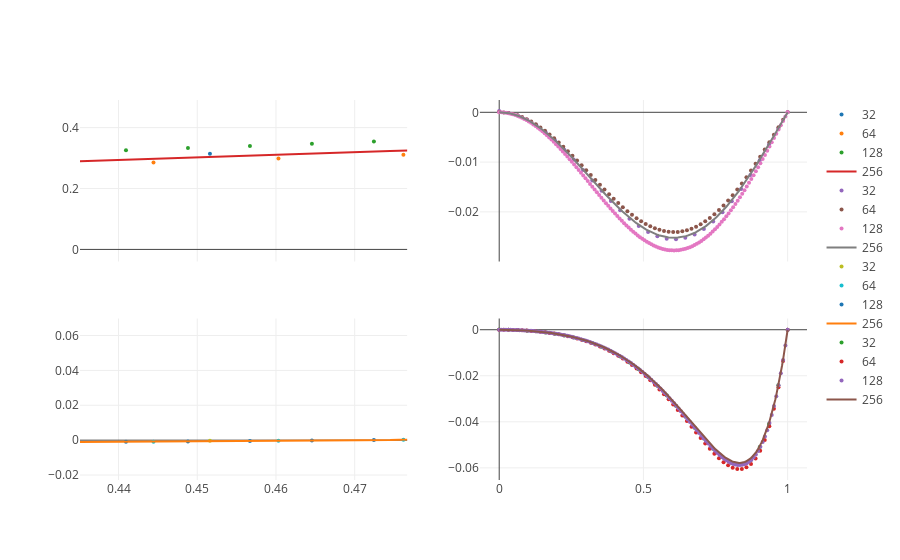

This figure's notebook cell:
### Code cell
directory_32  ='../04-EVanalysis/SWIRLVerification/Table4_3/SecondOrderDiff/32pts/'
directory_64  ='../04-EVanalysis/SWIRLVerification/Table4_3/SecondOrderDiff/64pts/'
directory_128 ='../04-EVanalysis/SWIRLVerification/Table4_3/SecondOrderDiff/128pts/'
directory_256 ='../04-EVanalysis/SWIRLVerification/Table4_3/SecondOrderDiff/256pts/'
zero_crossings = ['0']
propagation_index_32 = ['0034', '0033', '0031', '0029', '0027', '0025', '0023', 
                        '0064', '0062', '0060', '0058', '0056', '0054', '0052']

propagation_index_64 = ['0068', '0067', '0065', '0063', '0061', '0059', '0055', '0053', '0051',
                        '0128', '0126', '0124', '0122', '0120', '0118', '0116', '0114', '0113']

propagation_index_128 = ['0234', '0233', '0231', '0229', '0227', '0223', '0213', '0119','0117' ,
                         '0256', '0254', '0252', '0250', '0248', '0246', '0244', '0242','0240' ]

propagation_index_256 = ['0494', '0493', '0491', '0489', '0487', '0485', '0481', '0477', '0473','0451',
                         '0512', '0510', '0508', '0506', '0504', '0502', '0500', '0498', '0496', '0467']
egvfile_32 = []
egvfile_64 = []
egvfile_128 = []
egvfile_256 = []
for i in range(len(propagation_index_32)):
    egvfile_32.append(directory_32 + 'egv.'+  propagation_index_32[i])
    
for i in range(len(propagation_index_64)):
    egvfile_64.append(directory_64 + 'egv.'+  propagation_index_64[i])
    
for i in range(len(propagation_index_128)):
    egvfile_128.append(directory_128 + 'egv.'+  propagation_index_128[i])

for i in range(len(propagation_index_256)):
    egvfile_256.append(directory_256 + 'egv.'+  propagation_index_256[i])

mode_data_32  = []
mode_data_64  = []
mode_data_128  = []
mode_data_256  = []
for i in range(len(propagation_index_32)): 
    mode_data_32.append(
        fcn.importPlotData(
            str(egvfile_32 [i])
        )
    )
for i in range(len(propagation_index_64)): 
    mode_data_64.append(
        fcn.importPlotData(
            str(egvfile_64 [i])
        )
    )
for i in range(len(propagation_index_128)): 
    mode_data_128.append(
        fcn.importPlotData(
            str(egvfile_128 [i])
        )
    )
for i in range(len(propagation_index_256)): 
    mode_data_256.append(
        fcn.importPlotData(
            str(egvfile_256 [i])
        )
    )

num_of_modes = 2
fig = plotly.subplots.make_subplots(rows=num_of_modes, cols=2,shared_xaxes='columns')
fig.update_layout(template=mode_template)
y_str = ['p_no_phase[Re]', 'p_no_phase[Im]']

for i in range(num_of_modes):
    for j in range(2):
        fig.add_trace(
            go.Scatter(
                x = mode_data_32[i]['Rad'],
                y = mode_data_32[i][y_str[j]],
                mode='markers',
                name = '32',
            ),
            row = i+1, col = j+1,

        )
        
        fig.add_trace(
            go.Scatter(
                x = mode_data_64[i]['Rad'],
                y = mode_data_64[i][y_str[j]],
                mode='markers', 
                name = '64',
            ),
            row = i+1, col = j+1,
        )
        fig.add_trace(
            go.Scatter(
                x    = mode_data_128[i]['Rad'],
                y    = mode_data_128[i][y_str[j]],
                mode ='markers', 
                name = '128',
            ),
            row = i+1, col = j+1,
        )
         
        fig.add_trace(
            go.Scatter(
                x    = mode_data_256[i]['Rad'],
                y    = mode_data_256[i][y_str[j]],
                mode = 'lines', 
                name = '256',
            ),
            row = i+1, col = j+1,
        )
        
fig.show()
